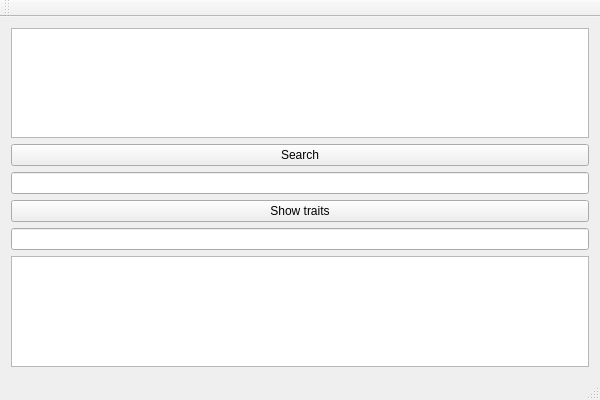
<?xml version="1.0" encoding="UTF-8"?>
<ui version="4.0">
 <class>test_13Class</class>
 <widget class="QMainWindow" name="test_13Class">
  <property name="geometry">
   <rect>
    <x>0</x>
    <y>0</y>
    <width>600</width>
    <height>400</height>
   </rect>
  </property>
  <property name="windowTitle">
   <string>test_13</string>
  </property>
  <widget class="QWidget" name="centralWidget">
   <layout class="QVBoxLayout" name="verticalLayout">
    <item>
     <widget class="QListWidget" name="listWidget"/>
    </item>
    <item>
     <widget class="QPushButton" name="pushButton_2">
      <property name="text">
       <string>Search</string>
      </property>
     </widget>
    </item>
    <item>
     <widget class="QLineEdit" name="lineEdit_2"/>
    </item>
    <item>
     <widget class="QPushButton" name="pushButton">
      <property name="text">
       <string>Show traits</string>
      </property>
     </widget>
    </item>
    <item>
     <widget class="QLineEdit" name="lineEdit"/>
    </item>
    <item>
     <widget class="QListWidget" name="listWidget_2"/>
    </item>
   </layout>
  </widget>
  <widget class="QMenuBar" name="menuBar">
   <property name="geometry">
    <rect>
     <x>0</x>
     <y>0</y>
     <width>600</width>
     <height>21</height>
    </rect>
   </property>
  </widget>
  <widget class="QToolBar" name="mainToolBar">
   <attribute name="toolBarArea">
    <enum>TopToolBarArea</enum>
   </attribute>
   <attribute name="toolBarBreak">
    <bool>false</bool>
   </attribute>
  </widget>
  <widget class="QStatusBar" name="statusBar"/>
 </widget>
 <layoutdefault spacing="6" margin="11"/>
 <resources>
  <include location="test_13.qrc"/>
 </resources>
 <connections/>
</ui>
